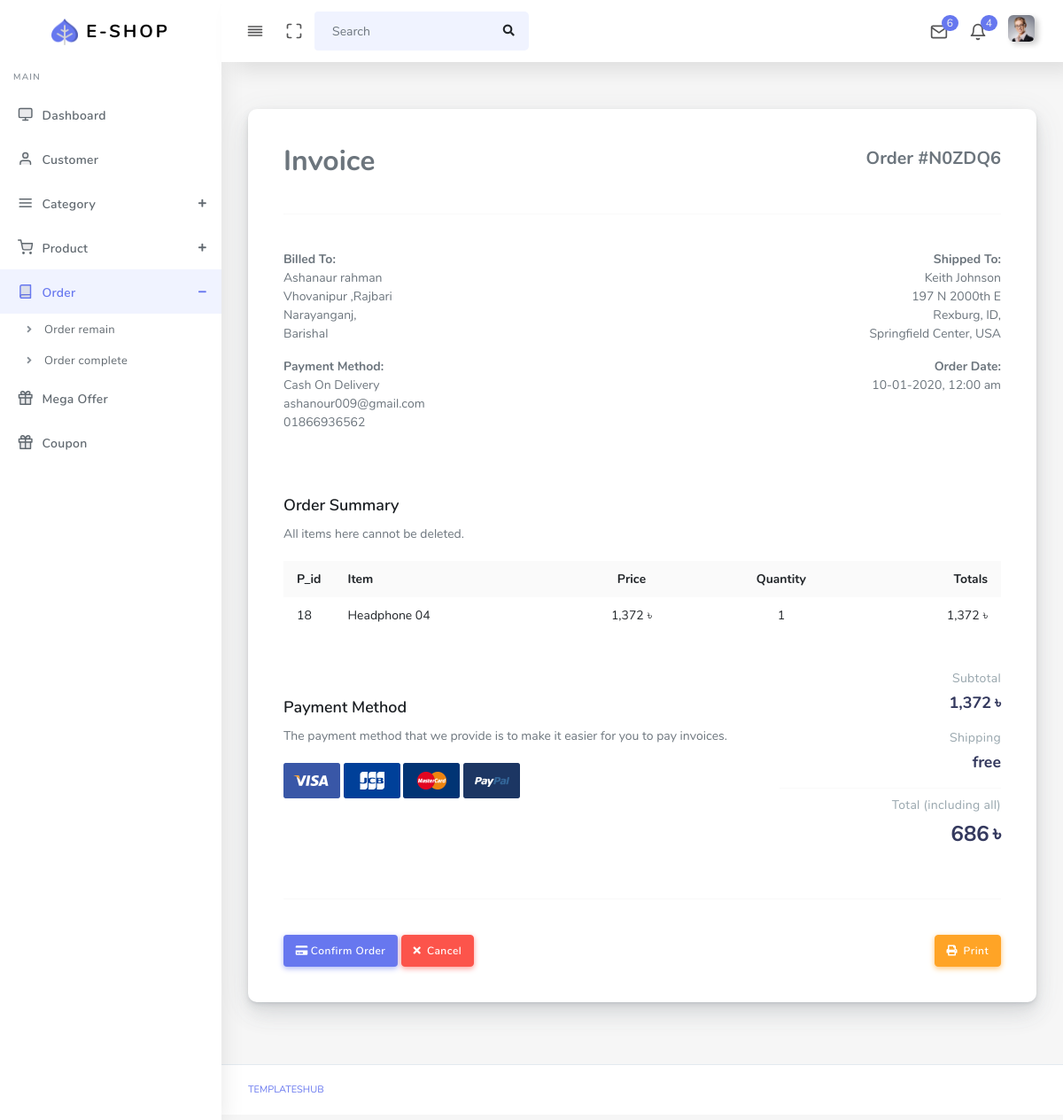
Screenshot of /admin/invoice.php?or_id=N0ZDQ6&uid=10 with the database file from the repository.
### tables this page shows
CREATE TABLE `customer` (
  `id` int(11) NOT NULL,
  `name` varchar(40) NOT NULL,
  `email` varchar(50) NOT NULL,
  `pass` varchar(255) NOT NULL,
  `mobile` varchar(15) NOT NULL,
  `division` varchar(25) NOT NULL,
  `district` varchar(30) NOT NULL,
  `address` varchar(200) NOT NULL,
  `created` timestamp NOT NULL DEFAULT CURRENT_TIMESTAMP
);

CREATE TABLE `districts` (
  `id` int(2) UNSIGNED NOT NULL,
  `division_id` int(2) UNSIGNED NOT NULL,
  `dis_name` varchar(30) NOT NULL,
  `bn_name` varchar(50) NOT NULL,
  `lat` double NOT NULL,
  `lon` double NOT NULL,
  `website` varchar(100) NOT NULL
);

CREATE TABLE `divisions` (
  `id` int(2) UNSIGNED NOT NULL,
  `div_name` varchar(30) NOT NULL,
  `bn_name` varchar(50) NOT NULL
);

CREATE TABLE `cus_order` (
  `id` int(11) NOT NULL,
  `order_id` varchar(20) NOT NULL,
  `user_id` varchar(10) NOT NULL,
  `product_id` varchar(10) NOT NULL,
  `product_price` varchar(10) NOT NULL,
  `product_quantity` varchar(10) NOT NULL,
  `shipping` varchar(15) NOT NULL,
  `total` varchar(20) NOT NULL,
  `status` varchar(5) NOT NULL DEFAULT '0',
  `created` date DEFAULT NULL
);

CREATE TABLE `product` (
  `id` int(11) NOT NULL,
  `product_name` varchar(40) NOT NULL,
  `product_image` varchar(60) NOT NULL,
  `product_catagory` varchar(30) NOT NULL,
  `product_brand` varchar(25) NOT NULL,
  `product_price` varchar(10) NOT NULL,
  `product_discount` varchar(10) NOT NULL,
  `product_stcock` varchar(15) NOT NULL,
  `product_section` varchar(25) NOT NULL,
  `product_condition` varchar(15) NOT NULL,
  `product_details` varchar(1000) NOT NULL,
  `created` timestamp NOT NULL DEFAULT CURRENT_TIMESTAMP
);

### Main.php (called while the page is built, shortened)
<?php
    class Main{
        protected $host = 'localhost';
        protected $user = 'root';
        protected $pass = '';
        protected $db = 'e-shop';
        protected $con;
        public function __construct()
        {
            if(!isset($this->con)){
                $this->con = new mysqli($this->host,$this->user,$this->pass,$this->db);
            }
            return $this->con;
        }
        public function show_cus_id($id)
        {
            $id = $id;
            $this->sql = "SELECT cus.*,divi.div_name,dis.dis_name
            FROM customer as cus INNER JOIN divisions as divi
            ON cus.division = divi.id
            INNER JOIN districts as dis ON
            cus.district = dis.id
            WHERE cus.id = '$id'";
            $this->result = $this->con->query($this->sql);
            if($this->result){
                return $this->result;
            }else{
                return false;
            }
        }
        public function order_product($id){
            $id = $id;
            $this->sql = "SELECT cus_order.*,product.product_name FROM `cus_order`INNER JOIN product ON cus_order.product_id = product.id WHERE cus_order.order_id = '$id'";
            $this->result = $this->con->query($this->sql);
            if($this->result){
                return $this->result;
            }else{
                return false;
            }
        }
    }
?>

### admin/invoice.php (the view, shortened to what this page needs)
<?php
    include 'header.php';
    if(isset($_GET['or_id'])){
        $or_id = $_GET['or_id'];
        $order_data = $obj->order_product($or_id);
        $order_date = $obj->order_product($or_id);
    }
    if(isset($_GET['uid'])){
        $uid = $_GET['uid'];
        $cus_data = $obj->show_cus_id($uid);
    }
    if($cus_data->num_rows>0){
        while($c_row = $cus_data->fetch_object()){
            $name = $c_row->name;
            $email = $c_row->email;
            $mobile = $c_row->mobile;
            $division = $c_row->div_name;
            $district = $c_row->dis_name;
            $address = $c_row->address;
        }
    }
?>
<div class="main-content" id="print">
    <section class="section">
      <div class="section-body">
        <div class="invoice">
          <div class="invoice-print">
            <div class="row">
              <div class="col-lg-12">
                <div class="invoice-title">
                  <h2>Invoice</h2>
                  <div class="invoice-number">Order #<?php if(isset($or_id)){echo $or_id;}?></div>
                </div>
                <hr>
                <div class="row">
                  <div class="col-md-6">
                    <address>
                      <strong>Billed To:</strong><br>
                      <?php echo $name;?>
                      <br>
                      <?php echo $address;?><br>
                      <?php echo $district;?>,<br>
                      <?php echo $division;?>
                    </address>
                  </div>
                  <div class="col-md-6 text-md-right">
                    <address>
                      <strong>Shipped To:</strong><br>
                      Keith Johnson<br>
                      197 N 2000th E<br>
                      Rexburg, ID,<br>
                      Springfield Center, USA
                    </address>
                  </div>
                </div>
                <div class="row">
                  <div class="col-md-6">
                    <address>
                      <strong>Payment Method:</strong><br>
                      Cash On Delivery<br>
                      <?php echo $email;?><br>
                      <?php echo $mobile;?>
                    </address>
                  </div>
                  <div class="col-md-6 text-md-right">
                    <address>
                      <strong>Order Date:</strong><br>
                      <?php
                        if($order_date->num_rows>0){
                          while($date = $order_date->fetch_object()){
                            $order_time =  $date->created;
                          }
                        }
                      echo date('j-m-Y, g:i a',strtotime($order_time));?><br><br>
                    </address>
                  </div>
                </div>
              </div>
            </div>
            <div class="row mt-4">
              <div class="col-md-12">
                <div class="section-title">Order Summary</div>
                <p class="section-lead">All items here cannot be deleted.</p>
                <div class="table-responsive">
                  <table class="table table-striped table-hover table-md">
                    <tr>
                      <th data-width="40">P_id</th>
                      <th>Item</th>
                      <th class="text-center">Price</th>
                      <th class="text-center">Quantity</th>
                      <th class="text-right">Totals</th>
                    </tr>
                    <?php
                        if($order_data->num_rows>0){
                            $subtotal = 0;
                            while($row = $order_data->fetch_object()){
                                    $shipping = $row->shipping;
                                    $total = $row->total;
                                ?>
                                <tr>
                                    <td><?php echo $row->product_id;?></td>
                                    <td><?php echo $row->product_name;?></td>
                                    <td class="text-center"><?php echo number_format($row->product_price);?><span class="pl-1">৳</span></td>
                                    <td class="text-center"><?php echo $row->product_quantity;?></td>
                                    <td class="text-right"><?php echo number_format($row->product_price*$row->product_quantity);?><span class="pl-1">৳</span></td>
                                    </tr>
                                <?php
                                $subtotal = $subtotal +($row->product_price*$row->product_quantity);
                            }
                        }
                    ?>
                  </table>
                </div>
                <div class="row mt-4">
                  <div class="col-lg-8">
                    <div class="section-title">Payment Method</div>
                    <p class="section-lead">The payment method that we provide is to make it easier for you to pay
                      invoices.</p>
                    <div class="images">
                      <img src="assets/img/cards/visa.png" alt="visa">
                      <img src="assets/img/cards/jcb.png" alt="jcb">
                      <img src="assets/img/cards/mastercard.png" alt="mastercard">
                      <img src="assets/img/cards/paypal.png" alt="paypal">
                    </div>
                  </div>
                  <div class="col-lg-4 text-right">
                    <div class="invoice-detail-item">
                      <div class="invoice-detail-name">Subtotal</div>
                      <div class="invoice-detail-value"><?php echo number_format($subtotal);?><span class="pl-1">৳</span></div>
                    </div>
                    <div class="invoice-detail-item">
                      <div class="invoice-detail-name">Shipping</div>
                      <div class="invoice-detail-value"><?php echo $shipping;?></div>
                    </div>
                    <hr class="mt-2 mb-2">
                    <div class="invoice-detail-item">
                      <div class="invoice-detail-name">Total (including all)</div>
                      <div class="invoice-detail-value invoice-detail-value-lg"><?php echo number_format($total);?><span class="pl-1">৳</span></div>
                    </div>
                  </div>
                </div>
              </div>
            </div>
          </div>
          <hr>
          <div class="text-md-right">
            <div class="float-lg-left mb-lg-0 mb-3">
              <a onclick="javascript: return confirm('Are You Sure?');" href="order_confirm.php?id=<?php echo $or_id;?>" class="btn btn-primary btn-icon icon-left text-white"><i class="fas fa-credit-card"></i>Confirm Order</a>
              <a onclick="javascript: return confirm('Are You Sure?');" href="order_delete.php?id=<?php echo $or_id;?>" class="btn btn-danger btn-icon icon-left text-white"><i class="fas fa-times"></i> Cancel</a>
            </div>
            <button class="btn btn-warning btn-icon icon-left" onclick="myfun('print')"><i class="fas fa-print"></i> Print</button>
          </div>
        </div>
      </div>
    </section>
</div>
<?php
    include 'footer.php';
?>

### rows the page displays
customer: name "Ashanaur rahman", address "Vhovanipur ,Rajbari", districts.dis_name "Narayanganj", divisions.div_name "Barishal", email "ashanour009@gmail.com", mobile "01866936562"
cus_order: created "10-01-2020, 12:00 am", product "18", product.product_name "Headphone 04", product_price "1,372", product_quantity "1", $row->product_price*$row->product_quantity "1,372", shipping "free", total "686"

### other values shown
$count "4"
$or_id "N0ZDQ6"
$subtotal "1,372"
